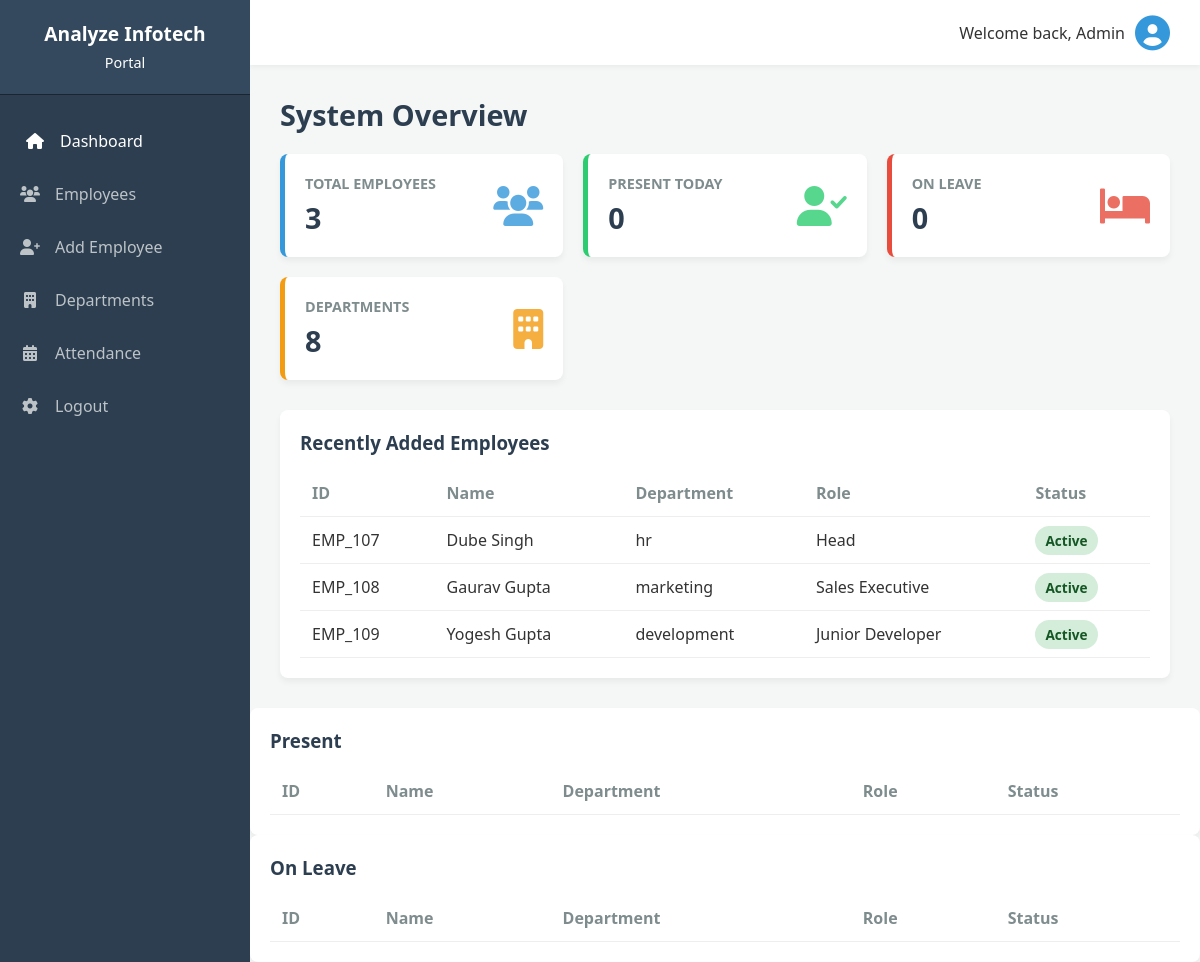
/admin_home, run on the app's committed database.
### myapp/models.py (models this page shows, shortened)
class Employee(models.Model):
    user = models.OneToOneField(User, on_delete=models.CASCADE)
    mobile = models.CharField(max_length=10, null=True)
    dob = models.DateField()
    gender = models.CharField(max_length=10, null=True)
    address = models.CharField(max_length=100, null=True)
    empid = models.CharField(max_length=10, null=True)
    department = models.CharField(max_length=20, null=True)
    designation = models.CharField(max_length=20, null=True)
    jdate = models.DateField()

### myapp/views.py (the view)
# urls.py: path('admin_home',admin_home,name='admin_home'),
def admin_home(request):
    employees = Employee.objects.all()
    total = employees.count()
    today = timezone.localdate()
    present_records = Attendance.objects.filter(date=today).select_related('employee')
    present_ids = present_records.values_list('employee_id', flat=True)
    leave_records = LeaveRequest.objects.filter(
        start_date__lte=today,
        end_date__gte=today,
        status='Approved'
    )
    leave_ids = leave_records.values_list('employee_id', flat=True)
    absent_users = employees.exclude(id__in=present_ids).exclude(id__in=leave_ids)
    recent_emp = Employee.objects.all().order_by('-id')[:5]
    data = {
        'employees': employees,
        'total': total,
        'recent_emp': recent_emp,
        'present_records': present_records,
        'absent_users': absent_users,
        'leave_records': leave_records,   # ✅ add this
        'total_present': present_records.count(),
        'total_absent': absent_users.count(),
        'total_leave': leave_records.count(),
        'date': today,
    }
    return render(request, 'admin_home.html', data)

### myapp/templates/admin_home.html (shortened to what this page needs)
<!doctype html>
<html lang="en">
  <head>
    <link
      href="https://cdnjs.cloudflare.com/ajax/libs/font-awesome/6.0.0/css/all.min.css"
      rel="stylesheet"
    />
  </head>
  <body>
    <div class="sidebar">
      <div class="sidebar-header">
        Analyze Infotech <br />
        <span style="font-size: 0.9rem; font-weight: normal">Portal</span>
      </div>
      <ul class="nav-links">
        <li>
          <a href="#" class="active"><i class="fas fa-home"></i> Dashboard</a>
        </li>
        <li>
          <a href="{% url 'employee_home' %}"
            ><i class="fas fa-users"></i> Employees</a
          >
        </li>
        <li>
          <a href="{% url 'add_employee' %}"
            ><i class="fas fa-user-plus"></i> Add Employee</a
          >
        </li>
        <li>
          <a href="#"><i class="fas fa-building"></i> Departments</a>
        </li>
        <li>
          <a href="#"><i class="fas fa-calendar-alt"></i> Attendance</a>
        </li>
        <li>
          <a href="{% url 'login' %}"><i class="fas fa-cog"></i> Logout</a>
        </li>
      </ul>
    </div>
    <div class="main-content">
      <header class="top-header">
        <div class="user-profile">
          <span>Welcome back, Admin</span>
          <i
            class="fas fa-user-circle"
            style="font-size: 35px; color: #3498db"
          ></i>
        </div>
      </header>
      <div class="dashboard-container">
        <h2 class="dashboard-title">System Overview</h2>
        <div class="stats-grid">
          <div class="stat-card">
            <div class="stat-info">
              <h3>Total Employees</h3>
              <div class="number">{{ total }}</div>
            </div>
            <i class="fas fa-users"></i>
          </div>
          <div class="stat-card" style="border-left-color: #2ecc71">
            <div class="stat-info">
              <h3>Present Today</h3>
              <div class="number">{{total_present}}</div>
            </div>
            <i class="fas fa-user-check" style="color: #2ecc71"></i>
          </div>
          <div class="stat-card" style="border-left-color: #e74c3c">
            <div class="stat-info">
              <h3>On Leave</h3>
              <div class="number">{{total_leave}}</div>
            </div>
            <i class="fas fa-bed" style="color: #e74c3c"></i>
          </div>
          <div class="stat-card" style="border-left-color: #f39c12">
            <div class="stat-info">
              <h3>Departments</h3>
              <div class="number">8</div>
            </div>
            <i class="fas fa-building" style="color: #f39c12"></i>
          </div>
        </div>
        <div class="recent-section">
          <h3>Recently Added Employees</h3>
          <table>
            <thead>
              <tr>
                <th>ID</th>
                <th>Name</th>
                <th>Department</th>
                <th>Role</th>
                <th>Status</th>
              </tr>
            </thead>
            <tbody>
              {% for i in recent_emp %}
              <tr>
                <td>{{i.empid}}</td>
                <td>{{i.user.first_name}} {{i.user.last_name}}</td>
                <td>{{i.department}}</td>
                <td>{{i.designation }}</td>
                <td><span class="status active">Active</span></td>
              </tr>
              {% endfor %}
            </tbody>
          </table>
        </div>
      </div>
      <div class="recent-section">
        <h3>Present</h3>
        <table>
          <thead>
            <tr>
              <th>ID</th>
              <th>Name</th>
              <th>Department</th>
              <th>Role</th>
              <th>Status</th>
            </tr>
          </thead>
        </table>
      </div>
      <div class="recent-section">
        <h3>On Leave</h3>
        <table>
          <thead>
            <tr>
              <th>ID</th>
              <th>Name</th>
              <th>Department</th>
              <th>Role</th>
              <th>Status</th>
            </tr>
          </thead>
        </table>
      </div>
    </div>
  </body>
</html>

### myapp/templates/admin_home.html (style rules this page uses)
:root { --primary-color: #2c3e50; --secondary-color: #34495e; --accent-color: #3498db; --background-color: #f4f7f6; --text-color: #333; --card-bg: #ffffff; }
* { margin: 0; padding: 0; box-sizing: border-box; font-family: "Segoe UI", Tahoma, Geneva, Verdana, sans-serif; }
body { display: flex; height: 100vh; background-color: var(--background-color); color: var(--text-color); }
.sidebar { width: 250px; background-color: var(--primary-color); color: white; display: flex; flex-direction: column; transition: all 0.3s ease; }
.sidebar-header { padding: 20px; text-align: center; background-color: var(--secondary-color); font-size: 1.2rem; font-weight: bold; border-bottom: 1px solid #1a252f; }
.nav-links { list-style: none; padding-top: 20px; }
.nav-links li { padding: 15px 20px; border-bottom: 1px solid #2c3e50; }
.nav-links li a { color: #bdc3c7; text-decoration: none; display: flex; align-items: center; font-size: 1rem; transition: 0.2s; }
.nav-links li a i { margin-right: 15px; width: 20px; text-align: center; }
.nav-links li a:hover, .nav-links li a.active { color: white; padding-left: 5px; }
.main-content { flex: 1; display: flex; flex-direction: column; overflow-y: auto; }
.top-header { background-color: white; padding: 15px 30px; display: flex; justify-content: space-between; align-items: center; box-shadow: 0 2px 5px rgba(0, 0, 0, 0.05); }
.user-profile { display: flex; align-items: center; gap: 10px; font-weight: 500; }
.dashboard-container { padding: 30px; }
.dashboard-title { margin-bottom: 20px; font-size: 1.8rem; color: var(--primary-color); }
.stats-grid { display: grid; grid-template-columns: repeat(auto-fit, minmax(250px, 1fr)); gap: 20px; margin-bottom: 30px; }
.stat-card { background-color: var(--card-bg); padding: 20px; border-radius: 8px; box-shadow: 0 4px 6px rgba(0, 0, 0, 0.05); display: flex; align-items: center; justify-content: space-between; border-left: 5px solid var(--accent-color); }
.stat-info h3 { font-size: 0.9rem; color: #7f8c8d; text-transform: uppercase; }
.stat-info .number { font-size: 1.8rem; font-weight: bold; color: var(--primary-color); margin-top: 5px; }
.stat-card i { font-size: 2.5rem; color: var(--accent-color); opacity: 0.8; }
.recent-section { background-color: var(--card-bg); padding: 20px; border-radius: 8px; box-shadow: 0 4px 6px rgba(0, 0, 0, 0.05); }
.recent-section h3 { margin-bottom: 15px; color: var(--primary-color); }
table { width: 100%; border-collapse: collapse; }
table th, table td { padding: 12px; text-align: left; border-bottom: 1px solid #eee; }
table th { color: #7f8c8d; font-weight: 600; }
.status { padding: 5px 10px; border-radius: 20px; font-size: 0.85rem; font-weight: bold; }
.status.active { background-color: #d4edda; color: #155724; }

### data on the page
Employee: empid "EMP_107", user.first_name "Dube", user.last_name "Singh", department "hr", designation "Head"
Employee: empid "EMP_108", user.first_name "Gaurav", user.last_name "Gupta", department "marketing", designation "Sales Executive"
Employee: empid "EMP_109", user.first_name "Yogesh", user.last_name "Gupta", department "development", designation "Junior Developer"

### other printed values
{{ total }} "3"
{{ total_present }} "0"
{{ total_leave }} "0"
